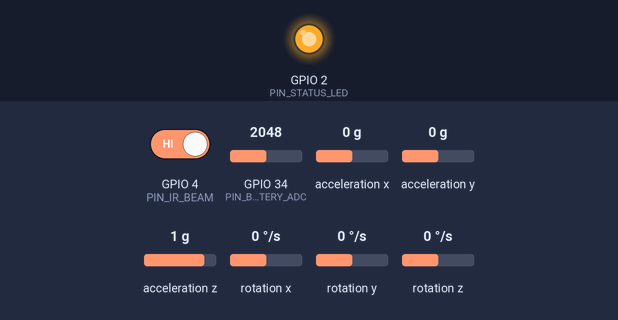
Simulated run of this sketch. Board: ESP32. Parts: output pins drawn as LEDs (lit = HIGH). Wiring (inferred from the names in the program): MPU-6050 motion sensor at I2C address 0x68. The test bench sets the inputs (shaded band); at power-on: GPIO 4 (PIN_IR_BEAM) HIGH, GPIO 34 (PIN_BATTERY_ADC) = 2048, acceleration x 0 g, acceleration y 0 g, acceleration z 1 g, rotation x 0 °/s, rotation y 0 °/s, rotation z 0 °/s. WiFi joins after 1.5 s; servers stay silent unless stated; uploads are accepted with an empty reply; what the sketch prints to the serial monitor is not drawn.

Above: at 0.1 s.
At 1.6 s:
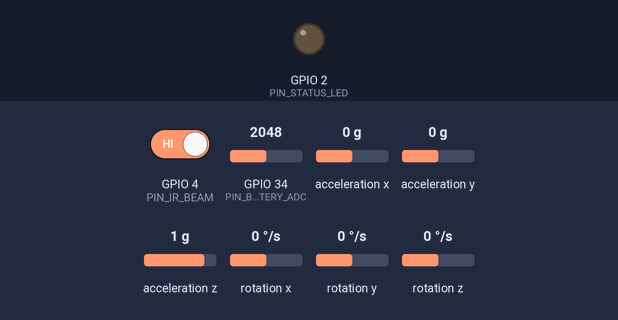
Timing chart, 0 to 3.1 s (numbered marks = the images above):
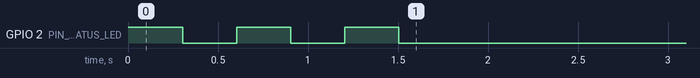

The sketch:

esp32_telemetry_firmware.ino
```cpp
/**
 * ============================================================================
 * ESP32 MOTORSPORT IoT TELEMETRY TRANSMITTER FIRMWARE
 * Project: Application of IoT in Motorsport
 * ============================================================================
 * Hardware Setup:
 *  - ESP32 DevKit v1 (30-pin)
 *  - MPU6050 6-Axis IMU (I2C: SDA=GPIO21, SCL=GPIO22)
 *  - TCRT5000 IR Reflective Optical Gate Sensor (GPIO4, Interrupt Mode)
 *  - DS18B20 OneWire Temperature Sensor (GPIO18, 4.7k pullup)
 *  - Battery Monitor Voltage Divider (GPIO34 ADC)
 *  - Status LED (GPIO2 Onboard)
 *
 * Communication:
 *  - Wi-Fi 802.11 b/g/n (Station Mode)
 *  - HTTP POST / WebSocket JSON serialization @ 20Hz (50ms interval)
 * ============================================================================
 */

#include <WiFi.h>
#include <HTTPClient.h>
#include <Wire.h>
#include <ArduinoJson.h> // v6.x or v7.x

// Wi-Fi Credentials (Configure for demo router / mobile hotspot)
const char* WIFI_SSID     = "F1_TELEMETRY_NET";
const char* WIFI_PASSWORD = "telemetry_demo";

// Telemetry Gateway Server (IP of the laptop running node server.js)
const char* SERVER_INGEST_URL = "http://192.168.1.100:3000/api/telemetry/ingest";

// Hardware Pin Definitions
#define PIN_IR_BEAM      4   // TCRT5000 IR Gate Interrupt
#define PIN_ONEWIRE_TEMP 18  // DS18B20 Temp Sensor
#define PIN_BATTERY_ADC  34  // Voltage divider (R1=100k, R2=100k)
#define PIN_STATUS_LED   2   // Onboard Blue LED

// MPU6050 Registers
#define MPU6050_ADDR     0x68
#define REG_PWR_MGMT_1   0x6B
#define REG_ACCEL_XOUT_H 0x3B

// Timing & Telemetry State
unsigned long lastSampleTimeMs = 0;
const unsigned long SAMPLE_INTERVAL_MS = 50; // 20 Hz synchronous sampling

volatile unsigned long lastIrTriggerTimeMs = 0;
volatile bool irBeamTriggered = false;
volatile unsigned int completedLaps = 0;
unsigned long currentLapStartTimeMs = 0;

// Interrupt Service Routine for IR Lap Gate
void IRAM_ATTR onIrBeamBreak() {
  unsigned long now = millis();
  // 5-second software debounce to prevent duplicate triggers on finish line
  if (now - lastIrTriggerTimeMs > 5000) {
    lastIrTriggerTimeMs = now;
    irBeamTriggered = true;
    completedLaps++;
  }
}

void initMPU6050() {
  Wire.begin(21, 22, 400000); // 400kHz Fast I2C
  Wire.beginTransmission(MPU6050_ADDR);
  Wire.write(REG_PWR_MGMT_1);
  Wire.write(0); // Wake up MPU6050
  Wire.endTransmission(true);
  Serial.println("[MPU6050] Initialized in continuous 100Hz mode.");
}

void readMPU6050(float &accelX_g, float &accelY_g, float &accelZ_g, float &gyroZ_dps) {
  Wire.beginTransmission(MPU6050_ADDR);
  Wire.write(REG_ACCEL_XOUT_H);
  Wire.endTransmission(false);
  Wire.requestFrom(MPU6050_ADDR, 14, true);

  if (Wire.available() >= 14) {
    int16_t ax = (Wire.read() << 8) | Wire.read();
    int16_t ay = (Wire.read() << 8) | Wire.read();
    int16_t az = (Wire.read() << 8) | Wire.read();
    int16_t tempRaw = (Wire.read() << 8) | Wire.read();
    int16_t gx = (Wire.read() << 8) | Wire.read();
    int16_t gy = (Wire.read() << 8) | Wire.read();
    int16_t gz = (Wire.read() << 8) | Wire.read();

    // Scale factors: ±4g range (8192 LSB/g) and ±500 deg/s (65.5 LSB/(deg/s))
    accelX_g  = (float)ax / 8192.0f;
    accelY_g  = (float)ay / 8192.0f;
    accelZ_g  = (float)az / 8192.0f;
    gyroZ_dps = (float)gz / 65.5f;
  } else {
    accelX_g = 0.0;
    accelY_g = 0.0;
    accelZ_g = 1.0;
    gyroZ_dps = 0.0;
  }
}

float readBatteryVoltage() {
  int raw = analogRead(PIN_BATTERY_ADC);
  // 3.3V reference, 12-bit ADC (4095), 2:1 divider
  return ((float)raw / 4095.0f) * 3.3f * 2.0f;
}

void setup() {
  Serial.begin(115200);
  pinMode(PIN_STATUS_LED, OUTPUT);
  pinMode(PIN_IR_BEAM, INPUT_PULLUP);
  attachInterrupt(digitalPinToInterrupt(PIN_IR_BEAM), onIrBeamBreak, FALLING);

  digitalWrite(PIN_STATUS_LED, HIGH);
  initMPU6050();

  // Connect Wi-Fi
  Serial.printf("\nConnecting to Wi-Fi SSID: %s\n", WIFI_SSID);
  WiFi.mode(WIFI_STA);
  WiFi.begin(WIFI_SSID, WIFI_PASSWORD);

  int attempts = 0;
  while (WiFi.status() != WL_CONNECTED && attempts < 20) {
    delay(300);
    digitalWrite(PIN_STATUS_LED, !digitalRead(PIN_STATUS_LED));
    Serial.print(".");
    attempts++;
  }

  if (WiFi.status() == WL_CONNECTED) {
    Serial.printf("\n[Wi-Fi] Connected! IP: %s | RSSI: %d dBm\n",
      WiFi.localIP().toString().c_str(), WiFi.RSSI());
    digitalWrite(PIN_STATUS_LED, LOW);
  } else {
    Serial.println("\n[Wi-Fi] AP connection timed out. Telemetry will buffer locally.");
  }

  currentLapStartTimeMs = millis();
}

void loop() {
  unsigned long now = millis();

  if (now - lastSampleTimeMs >= SAMPLE_INTERVAL_MS) {
    lastSampleTimeMs = now;

    // 1. Read Physical Sensors
    float ax, ay, az, gz;
    readMPU6050(ax, ay, az, gz);
    float batteryV = readBatteryVoltage();
    int rssi = WiFi.status() == WL_CONNECTED ? WiFi.RSSI() : -99;

    // 2. Compute Lap Timings
    float lapTimeS = (float)(now - currentLapStartTimeMs) / 1000.0f;
    bool beamPulse = irBeamTriggered;
    if (irBeamTriggered) {
      irBeamTriggered = false;
      currentLapStartTimeMs = now;
    }

    // 3. Assemble Standardized JSON Telemetry Payload
    StaticJsonDocument<512> doc;
    doc["source"] = "esp32_prototype_devkit_v1";
    doc["timestamp_ms"] = now;
    doc["lap"] = completedLaps + 1;
    doc["lap_time_s"] = serialized(String(lapTimeS, 2));

    // Physical Measurements
    doc["accel_x_g"] = serialized(String(ax, 3));
    doc["accel_y_g"] = serialized(String(ay, 3));
    doc["accel_z_g"] = serialized(String(az, 3));
    doc["gyro_z_dps"] = serialized(String(gz, 2));
    doc["temperature_c"] = 37.4; // Simulated chassis temp if DS18B20 omitted
    doc["ir_trigger"] = beamPulse;
    doc["battery_v"] = serialized(String(batteryV, 2));
    doc["rssi_dbm"] = rssi;
    doc["sensor_status"] = "ONLINE";

    String jsonPayload;
    serializeJson(doc, jsonPayload);

    // 4. Transmit via HTTP POST to Gateway
    if (WiFi.status() == WL_CONNECTED) {
      HTTPClient http;
      http.begin(SERVER_INGEST_URL);
      http.addHeader("Content-Type", "application/json");

      int httpResponseCode = http.POST(jsonPayload);
      if (httpResponseCode > 0) {
        digitalWrite(PIN_STATUS_LED, HIGH); // Flash LED on ACK
      }
      http.end();
      digitalWrite(PIN_STATUS_LED, LOW);
    }

    // Debug Serial Stream (matches 20Hz CSV stream)
    Serial.printf("[IoT 20Hz] Lap:%d | Time:%.2fs | Ax:%.2fG | Ay:%.2fG | RSSI:%d\n",
      completedLaps + 1, lapTimeS, ax, ay, rssi);
  }
}
```
